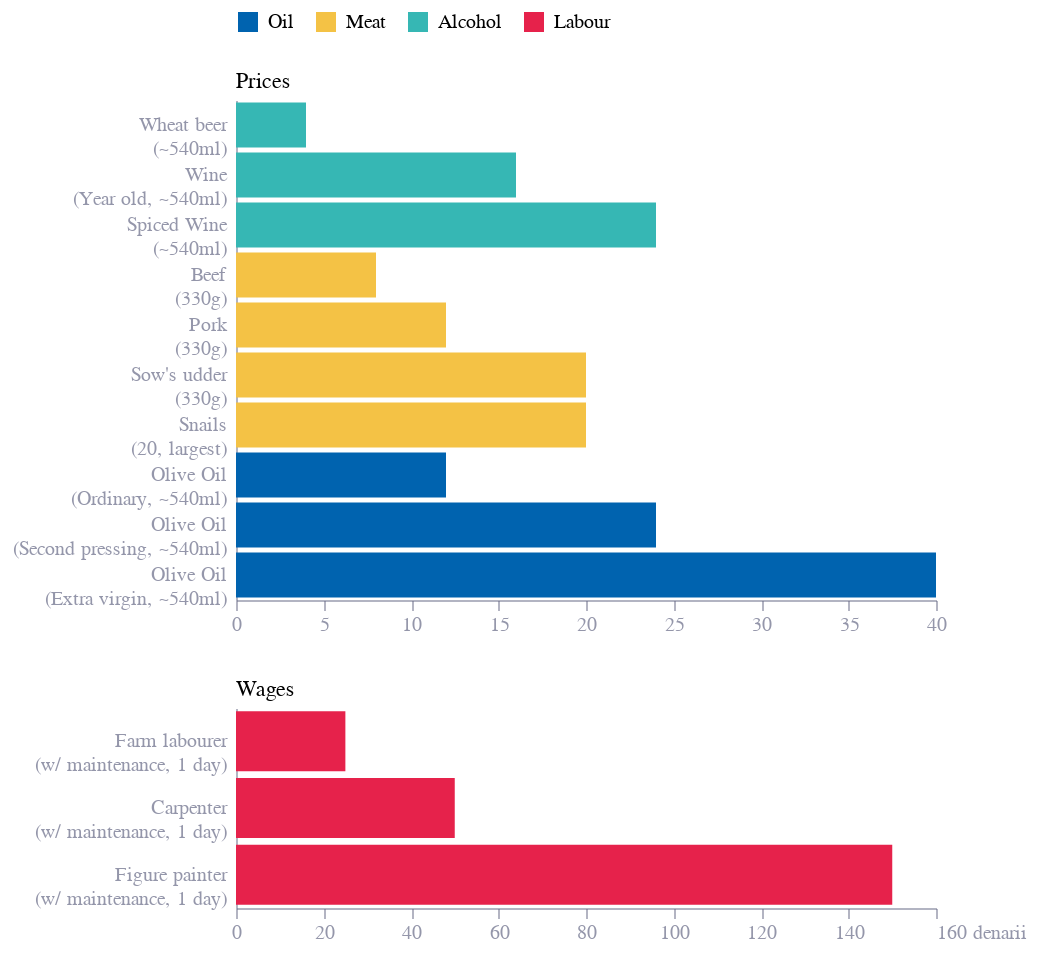

The notebook cell this image was saved under:
### Code cell
df = pd.DataFrame(prices)
df['title'] = df['title'].apply(lambda x: x.split("\n"))

# sort by group and then by price
df = df.sort_values(by=["group", "price"], ascending=[True, True])
df = df.reset_index()
df = df.rename(columns={"index": "rank"})


df_prices = df[df['group'] != "Labour"]
df_wages = df[df['group'] == "Labour"]

# Define common x encoding to ensure shared scale
x_shared = alt.X("price:Q", title="", axis=alt.Axis(
    labelAlign=alt.expr("datum.value == 160 ? 'left' : 'center'"),
    labelExpr="datum.label + ((datum.value == 160 | datum.value == -1) ? ' denarii' : '')"),)

# Price chart
chart_prices = alt.Chart(df_prices).mark_bar().encode(
    y=alt.Y("title:N", title="", sort=alt.EncodingSortField("rank:Q", order="ascending")),
    x=x_shared,
    color=alt.Color("group:N", legend=alt.Legend(
        orient="top",
        title="",
        values=["Oil", "Meat", "Alcohol", "Labour"],
    ))
).properties(
    title=alt.TitleParams(
        text="Prices",
        align="left",
        fontWeight="normal",
        anchor="start",
        fontSize=11,
        frame="group",
    ),
    height=250,
    width=350
)

# Wages chart
chart_wages = alt.Chart(df_wages).mark_bar().encode(
    y=alt.Y("title:N", title="", sort=alt.EncodingSortField("rank:Q", order="ascending")),
    x=x_shared,
    color=alt.Color("group:N")
).properties(
    title= alt.TitleParams(
        text="Wages",
        align="left",
        fontWeight="normal",
        anchor="start",
        fontSize=11,
        frame="group",
    ),
    height=100,
    width=350
)

chart = chart_prices & chart_wages
chart.save("prices_wages.png", scale_factor=3)
chart.save("prices_wages.json")
chart

### Figure 1 — Vega-Lite specification as saved in the notebook (floating-point values rounded to 4 significant figures)
{"config": {"font": "Circular Std", "mark": {"line": {"interpolate": "monotone"}}, "view": {"stroke": "transparent", "width": 400, "height": 300}, "range": {"category": ["#36B7B4", "#E6224B", "#F4C245", "#0063AF", "#00A767", "#179FDB", "#EB5C2E"], "diverging": ["#E6224B", "#E54753", "#C9C9C9", "#179FDB", "#122B39"], "heatmap": ["#C9C9C9", "#179FDB", "#0063AF", "#122B39"], "ordinal": ["#00A767", "#36B7B4", "#179FDB", "#0063AF", "#243B5A"]}, "axisX": {"domainColor": "#676A86", "domainOpacity": 0.5, "grid": false, "labelAngle": 0, "labelColor": "#676A86", "labelOpacity": 0.7, "orient": "bottom", "tickColor": "#676A86", "tickCount": 10, "tickOpacity": 0.5, "title": false, "titleAlign": "center", "titleAnchor": "middle", "titleColor": "#676A86", "titleFontSize": 12, "titleOpacity": 0.8, "titleY": -15}, "axisY": {"domainColor": "#676A86", "domainOpacity": 0.5, "gridColor": "#676A86", "gridDash": [1, 5], "gridOpacity": 0.5, "labelColor": "#676A86", "labelOpacity": 0.7, "labelPadding": 5, "tickColor": "#676A86", "tickCount": 8, "tickOpacity": 0.5, "ticks": false, "titleAlign": "left", "titleAngle": 0, "titleBaseline": "bottom", "titleColor": "#676A86", "titleFontSize": 12, "titleOpacity": 0.8, "titleX": 0, "titleY": -7}}, "vconcat": [{"data": {"name": "data-e5c36046cb0502a682e6feb974293bec"}, "mark": {"type": "bar"}, "encoding": {"color": {"field": "group", "legend": {"orient": "top", "title": "", "values": ["Oil", "Meat", "Alcohol", "Labour"]}, "type": "nominal"}, "x": {"axis": {"labelAlign": {"expr": "datum.value == 160 ? 'left' : 'center'"}, "labelExpr": "datum.label + ((datum.value == 160 | datum.value == -1) ? ' denarii' : '')"}, "field": "price", "title": "", "type": "quantitative"}, "y": {"field": "title", "sort": {"field": "rank:Q", "order": "ascending"}, "title": "", "type": "nominal"}}, "height": 250, "title": {"text": "Prices", "align": "left", "anchor": "start", "fontSize": 11, "fontWeight": "normal", "frame": "group"}, "width": 350}, {"data": {"name": "data-4ce9403408997327fc4fef2d418cd428"}, "mark": {"type": "bar"}, "encoding": {"color": {"field": "group", "type": "nominal"}, "x": {"axis": {"labelAlign": {"expr": "datum.value == 160 ? 'left' : 'center'"}, "labelExpr": "datum.label + ((datum.value == 160 | datum.value == -1) ? ' denarii' : '')"}, "field": "price", "title": "", "type": "quantitative"}, "y": {"field": "title", "sort": {"field": "rank:Q", "order": "ascending"}, "title": "", "type": "nominal"}}, "height": 100, "title": {"text": "Wages", "align": "left", "anchor": "start", "fontSize": 11, "fontWeight": "normal", "frame": "group"}, "width": 350}], "$schema": "https://vega.github.io/schema/vega-lite/v5.20.1.json", "datasets": {"data-e5c36046cb0502a682e6feb974293bec": [{"rank": 11, "title": ["Wheat beer", "(~540ml)"], "price": 4, "group": "Alcohol"}, {"rank": 10, "title": ["Wine", "(Year old, ~540ml)"], "price": 16, "group": "Alcohol"}, {"rank": 12, "title": ["Spiced Wine", "(~540ml)"], "price": 24, "group": "Alcohol"}, {"rank": 4, "title": ["Beef", "(330g)"], "price": 8, "group": "Meat"}, {"rank": 3, "title": ["Pork", "(330g)"], "price": 12, "group": "Meat"}, {"rank": 5, "title": ["Sow's udder", "(330g)"], "price": 20, "group": "Meat"}, {"rank": 6, "title": ["Snails", "(20, largest)"], "price": 20, "group": "Meat"}, {"rank": 2, "title": ["Olive Oil", "(Ordinary, ~540ml)"], "price": 12, "group": "Oil"}, {"rank": 1, "title": ["Olive Oil", "(Second pressing, ~540ml)"], "price": 24, "group": "Oil"}, {"rank": 0, "title": ["Olive Oil", "(Extra virgin, ~540ml)"], "price": 40, "group": "Oil"}], "data-4ce9403408997327fc4fef2d418cd428": [{"rank": 7, "title": ["Farm labourer", "(w/ maintenance, 1 day)"], "price": 25, "group": "Labour"}, {"rank": 8, "title": ["Carpenter", "(w/ maintenance, 1 day)"], "price": 50, "group": "Labour"}, {"rank": 9, "title": ["Figure painter", "(w/ maintenance, 1 day)"], "price": 150, "group": "Labour"}]}}
